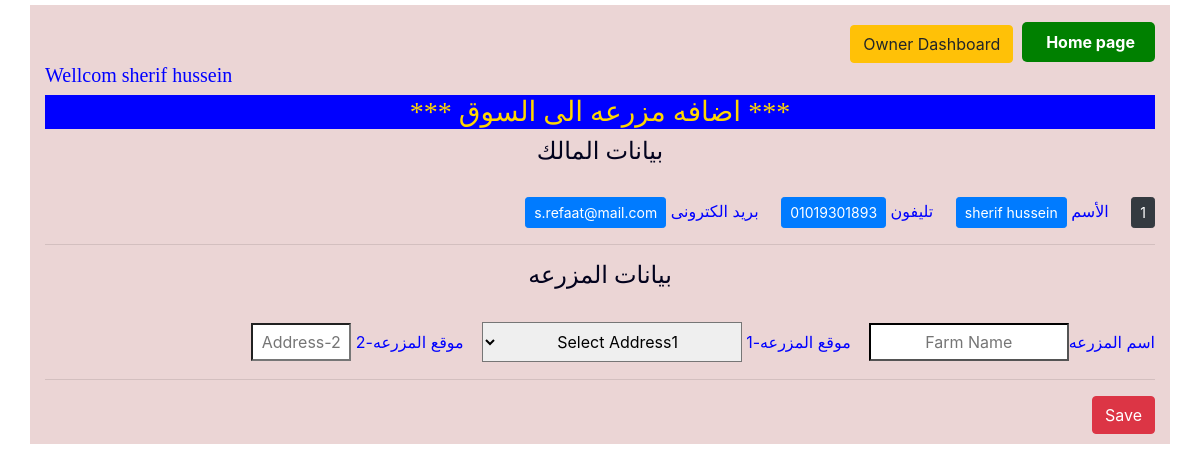
Screenshot of /add_farm (signed in) with the database file from the repository.
### models.py (models this page shows, shortened)
class Users(UserMixin, db.Model):
    id = db.Column(db.Integer, primary_key=True)
    name  = db.Column(db.String(100), nullable=False)
    phone = db.Column(db.String(20))
    email = db.Column(db.String(120), unique=True, nullable=False)
    role = db.Column(db.String(20), nullable=False)  # 'customer' or 'owner'
    password_hash = db.Column(db.String(100), nullable=False)

### app.py (the view)
@app.route('/add_farm')
def add_farm():
    user = current_user.name
    user=db.session.query(Users)\
         .filter(Users.name==user)\
         .filter(Users.role=='owner')\
         .first()
    return render_template('add_farm.html', owner=user)

### app.py (called while the page is built)
@login_manager.user_loader
def load_user(user_id):
    return Users.query.get(int(user_id))

### templates/add_farm.html (shortened to what this page needs)
<!DOCTYPE html>
<html lang="en"   dir="ltr">
<head>
<link rel="stylesheet" href="https://cdnjs.cloudflare.com/ajax/libs/font-awesome/4.7.0/css/font-awesome.min.css">
<link rel="stylesheet" href="https://stackpath.bootstrapcdn.com/bootstrap/4.5.0/css/bootstrap.min.css">
</head>
<body dir="rtl">
  	{% extends "index.html" %}
  	{% block content%}
	<div class="container">
		<a href="{{url_for('home')}}" class="home-button"> Home page </a>
		<a href="dashboard" class="btn btn-warning" role="button" data-bs-toggle="button">Owner Dashboard</a>
		<h5>Wellcom {{ current_user.name }}</h5>
   	<h3>*** اضافه مزرعه الى السوق ***</h3>
		<form class="text-dir" action="/add_new_farm"  method="POST" >
			<div class="container-owner">
				<h4> بيانات المالك</h4>
				<br>
				<div class="owner">
						<button type="button" class="btn btn-dark btn-sm" placeholser="ID">{{owner.id}}</button>
						&nbsp&nbsp&nbsp
						اﻷسم&nbsp<button 		type="button" class="btn btn-primary btn-sm" placeholser="Name">{{owner.name}}</button>
						تليفون&nbsp<button 		type="button" class="btn btn-primary btn-sm" placeholser="phone">{{owner.phone}}</button>
						&nbsp&nbsp&nbsp
						بريد الكترونى&nbsp<button type="button" class="btn btn-primary btn-sm" placeholser="E-Mail">{{owner.email}}</button>
					</div>
				<hr>
				<h4> بيانات المزرعه </h4>
				<br>
				اسم المزرعه<input type="text"  id="name"  name="name" placeholder="Farm Name">
					<label for="address1">
					موقع المزرعه-1&nbsp</label><select name="address1" id="address1"  	placeholder="Select Address-1">&nbsp
								<option value="select"> Select Address1 		</option>
						</select>
						موقع المزرعه-2&nbsp<input type="text" id="address2" name="address2"  placeholder="Address-2">
					</div>
					<hr>
					<div >
	  				<button type="submit" class="btn btn-danger">Save</button>
					</div>
			</form>
		</div>
{% endblock %}

### static/styles.css (style rules this page uses)
.home-button { background-color: green; color: white; padding: 10px 20px; text-decoration: none; border: none; border-radius: 5px; font-weight: bold; }
select { width:50px; height:25%; text-align: center; }
input { width:206px; height:25px; text-align: left; font-size: medium; }
h4, h5 { font-family: thabit; text-align: left; }
h3 { font-size: larger; text-align: center; background-color:blue; color: gold; font-family: thabit; }
select { margin-top: 1em; padding: .5em 1em; font-size: 1em; border-radius:0; }
form { direction: rtl; text-align: right; }
label { display: block; margin-bottom: 5px; }
#name { width:200px; color: black; background-color:white; text-align: center; border-color: black; }
.container { background-color: rgb(53, 50, 50); color:blue; margin-top:5px ; margin-bottom:10px ; text-align: right; padding-top: 10px; padding-left: 20px; padding-bottom: 10px; }
select { margin-top: 10px; width: 260px; height: 40px; }
form { direction: right; text-align: right; }
.container { padding-top: 20px; width:100%; align-items: end; background-color:rgb(235, 213, 213); }
h4 { color: rgb(2, 2, 29); text-align: center; }
.container input { width:100px; color: black; padding : 0px; margin-bottom: 2px; text-align:center; }

### templates/add_farm.html (style rules this page uses)
.container { text-align:left; }
h4 { text-align:center ; font-size: larger; }
.container-owner { display:inline; justify-content: space-between; }
.owner { display:inline; text-align:right; justify-content:flex-start; }
.text-dir { text-align: right; }
input[type="text"] { width: 20cm; height: 1cm; text-align: right; color:black; background-color:white; }

### rows the page displays
Users: name "sherif hussein", id "1", phone "01019301893", email "s.refaat@mail.com"
